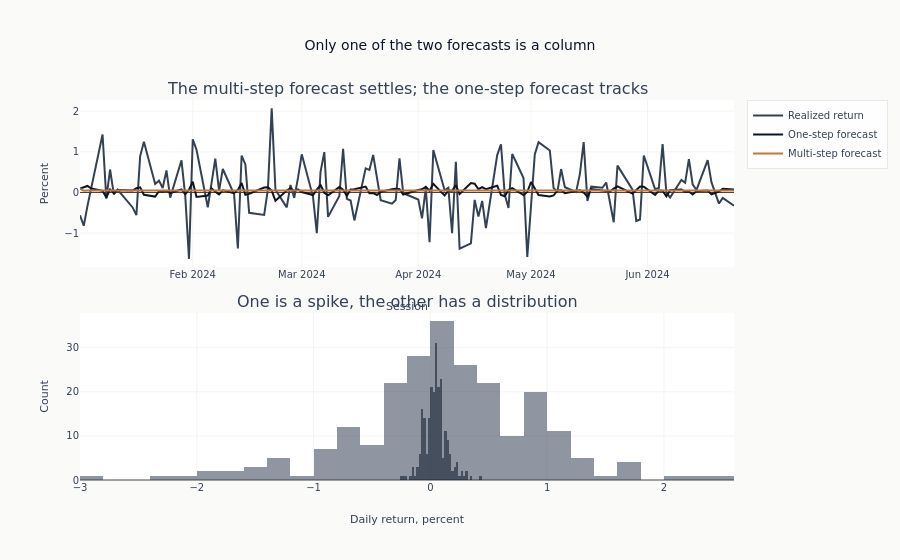

Source (notebook cell):
### Code cell
figure = make_subplots(
    rows=2,
    cols=1,
    subplot_titles=(
        "The multi-step forecast settles; the one-step forecast tracks",
        "One is a spike, the other has a distribution",
    ),
    vertical_spacing=0.12,
)

sessions = test.index[: min(120, len(test))]
for name, values, color in [
    ("Realized return", test["returns"].to_numpy(), COLORS["neutral"]),
    ("One-step forecast", one_step_test, COLORS["blue"]),
    ("Multi-step forecast", static_forecast, COLORS["copper"]),
]:
    figure.add_trace(
        go.Scatter(x=sessions, y=values[: len(sessions)] * 100, name=name, line=dict(color=color)),
        row=1,
        col=1,
    )

for name, values, color in [
    ("Realized return", test["returns"].to_numpy(), COLORS["neutral"]),
    ("One-step forecast", one_step_test, COLORS["blue"]),
]:
    figure.add_trace(
        go.Histogram(
            x=values * 100, name=name, opacity=0.55, nbinsx=50, marker_color=color, showlegend=False
        ),
        row=2,
        col=1,
    )

figure.update_xaxes(title_text="Session", row=1, col=1)
figure.update_yaxes(title_text="Percent", row=1, col=1)
figure.update_xaxes(title_text="Daily return, percent", row=2, col=1)
figure.update_yaxes(title_text="Count", row=2, col=1)
figure.update_layout(
    height=560, barmode="overlay", title_text="Only one of the two forecasts is a column"
)
show_plotly_with_alt(
    figure,
    "Two stacked panels. The top draws the realized daily returns against two forecasts "
    "over the first months of the test period: the multi-step forecast is a flat line, "
    "while the one-step forecast moves with the returns at a much smaller amplitude. The "
    "bottom overlays the histogram of realized returns with the histogram of the one-step "
    "forecasts, which is far narrower and centred near zero.",
)
